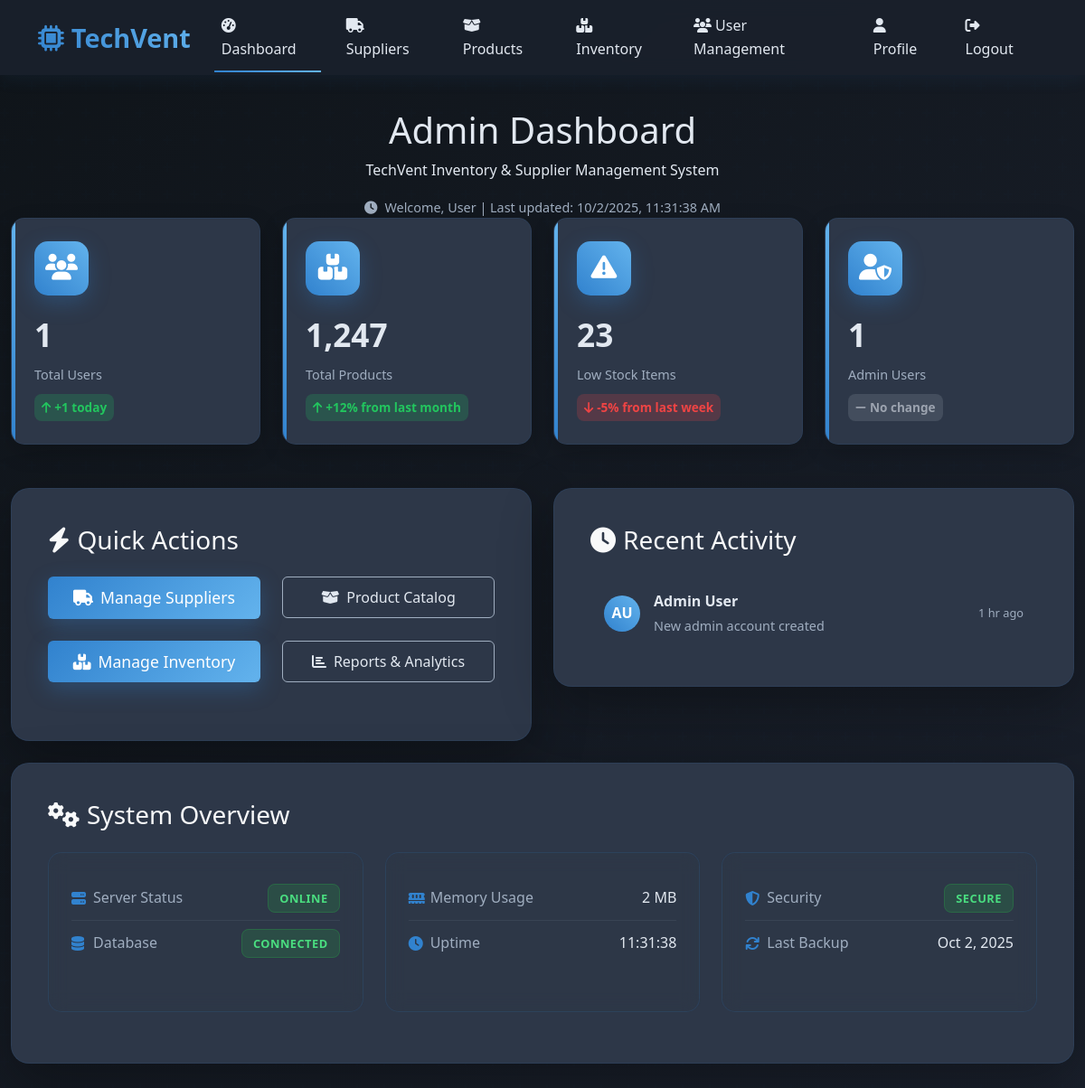
/admin-dashboard.php (signed in), run on the app's committed database.
### tables this page shows
CREATE TABLE IF NOT EXISTS users (
    id INT AUTO_INCREMENT PRIMARY KEY,
    first_name VARCHAR(100) NOT NULL,
    middle_name VARCHAR(100) DEFAULT NULL,
    last_name VARCHAR(100) NOT NULL,
    suffix VARCHAR(10) DEFAULT NULL,
    email VARCHAR(255) UNIQUE NOT NULL,
    password VARCHAR(255) NOT NULL,
    user_type ENUM('admin', 'user') DEFAULT 'user',
    created_at TIMESTAMP DEFAULT CURRENT_TIMESTAMP,
    updated_at TIMESTAMP DEFAULT CURRENT_TIMESTAMP ON UPDATE CURRENT_TIMESTAMP
);

### admin-dashboard.php (the view, shortened to what the rows shown need)
<?php
require_once 'config/db.php';
require_once 'includes/session.php';
$currentUser = getCurrentUser();
$recentUsers = [];
try {
    $recentUsers = fetchAll("SELECT first_name, last_name, email, user_type, created_at
                            FROM users
                            ORDER BY created_at DESC
                            LIMIT 5");
} catch (Exception $e) {
}
?>
<!DOCTYPE html>
<html lang="en">
<head>
    <link href="https://cdn.jsdelivr.net/npm/bootstrap@5.3.0/dist/css/bootstrap.min.css" rel="stylesheet">
    <link rel="stylesheet" href="https://cdnjs.cloudflare.com/ajax/libs/font-awesome/6.4.0/css/all.min.css">
    <link rel="stylesheet" href="assets/css/main.css">
</head>
<body>
    <main class="main-content">
        <div class="container-fluid">
            <div class="dashboard-header text-center fade-in">
                <h1 class="dashboard-title">Admin Dashboard</h1>
                <p class="dashboard-subtitle">TechVent Inventory & Supplier Management System</p>
                <p class="last-updated-text">
                    <i class="fas fa-clock me-2"></i>Welcome, <?php echo htmlspecialchars($currentUser['name']); ?> | Last updated: <span id="lastUpdated"></span>
                </p>
            </div>
            <div class="row fade-in">
                <div class="col-lg-6 mb-4">
                    <div class="dashboard-card">
                        <div class="activity-feed">
                            <?php if (empty($recentUsers)): ?>
                                <div class="text-center" style="color: var(--text-muted); padding: 20px;">
                                    <i class="fas fa-clock fa-2x mb-3"></i>
                                    <p>No recent activity</p>
                                </div>
                            <?php else: ?>
                                <?php foreach ($recentUsers as $user): ?>
                                    <div class="activity-item">
                                        <div class="activity-avatar">
                                            <?php echo strtoupper(substr($user['first_name'], 0, 1) . substr($user['last_name'], 0, 1)); ?>
                                        </div>
                                        <div class="activity-content">
                                            <div class="activity-title">
                                                <?php echo htmlspecialchars($user['first_name'] . ' ' . $user['last_name']); ?>
                                            </div>
                                            <div class="activity-desc">
                                                New <?php echo $user['user_type']; ?> account created
                                            </div>
                                        </div>
                                        <div class="activity-time">
                                            <?php echo timeAgo($user['created_at']); ?>
                                        </div>
                                    </div>
                                <?php endforeach; ?>
                            <?php endif; ?>
                        </div>
                    </div>
                </div>
            </div>
        </div>
    </main>
</body>
</html>
<?php
function timeAgo($datetime) {
    $time = time() - strtotime($datetime);
    if ($time < 86400) return floor($time/3600) . ' hr ago';
    return date('M j, Y', strtotime($datetime));
}
?>

### data on the page
users: last_name "User", first_name+last_name "AU", first_name+last_name "Admin User", user_type "admin", created_at "1 hr ago"

### other printed values
$dashboardStats['total_users'] "1"
$dashboardStats['new_users_today'] "1"
$dashboardStats['total_products'] "1,247"
$dashboardStats['low_stock_items'] "23"
$dashboardStats['active_staff'] "1"
memory_get_usage(true) / 1024 / 1024 "2"
